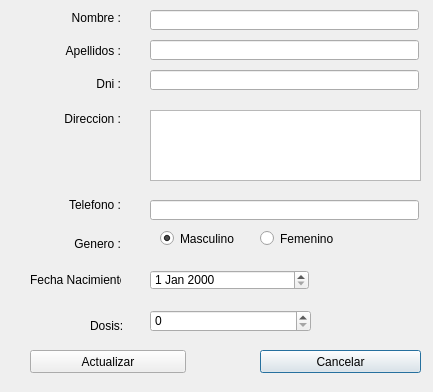
<?xml version="1.0" encoding="UTF-8"?>
<ui version="4.0">
 <class>FmrActualizarPaciente</class>
 <widget class="QDialog" name="FmrActualizarPaciente">
  <property name="geometry">
   <rect>
    <x>0</x>
    <y>0</y>
    <width>433</width>
    <height>392</height>
   </rect>
  </property>
  <property name="windowTitle">
   <string>Dialog</string>
  </property>
  <widget class="QRadioButton" name="rbFemenino">
   <property name="geometry">
    <rect>
     <x>260</x>
     <y>230</y>
     <width>82</width>
     <height>17</height>
    </rect>
   </property>
   <property name="text">
    <string>Femenino</string>
   </property>
  </widget>
  <widget class="QRadioButton" name="rbMasculino">
   <property name="geometry">
    <rect>
     <x>160</x>
     <y>230</y>
     <width>82</width>
     <height>17</height>
    </rect>
   </property>
   <property name="text">
    <string>Masculino</string>
   </property>
   <property name="checked">
    <bool>true</bool>
   </property>
  </widget>
  <widget class="QLabel" name="label">
   <property name="geometry">
    <rect>
     <x>30</x>
     <y>0</y>
     <width>91</width>
     <height>36</height>
    </rect>
   </property>
   <property name="text">
    <string>Nombre :</string>
   </property>
   <property name="alignment">
    <set>Qt::AlignRight|Qt::AlignTrailing|Qt::AlignVCenter</set>
   </property>
  </widget>
  <widget class="QLabel" name="label_2">
   <property name="geometry">
    <rect>
     <x>30</x>
     <y>30</y>
     <width>91</width>
     <height>41</height>
    </rect>
   </property>
   <property name="text">
    <string>Apellidos :</string>
   </property>
   <property name="alignment">
    <set>Qt::AlignRight|Qt::AlignTrailing|Qt::AlignVCenter</set>
   </property>
  </widget>
  <widget class="QLabel" name="label_3">
   <property name="geometry">
    <rect>
     <x>30</x>
     <y>60</y>
     <width>91</width>
     <height>48</height>
    </rect>
   </property>
   <property name="text">
    <string>Dni :</string>
   </property>
   <property name="alignment">
    <set>Qt::AlignRight|Qt::AlignTrailing|Qt::AlignVCenter</set>
   </property>
  </widget>
  <widget class="QLabel" name="label_5">
   <property name="geometry">
    <rect>
     <x>30</x>
     <y>90</y>
     <width>91</width>
     <height>57</height>
    </rect>
   </property>
   <property name="text">
    <string>Direccion :</string>
   </property>
   <property name="alignment">
    <set>Qt::AlignRight|Qt::AlignTrailing|Qt::AlignVCenter</set>
   </property>
  </widget>
  <widget class="QLineEdit" name="txtNombre">
   <property name="geometry">
    <rect>
     <x>150</x>
     <y>10</y>
     <width>269</width>
     <height>20</height>
    </rect>
   </property>
  </widget>
  <widget class="QLineEdit" name="txtApellidos">
   <property name="geometry">
    <rect>
     <x>150</x>
     <y>40</y>
     <width>269</width>
     <height>20</height>
    </rect>
   </property>
  </widget>
  <widget class="QLineEdit" name="txtDni">
   <property name="geometry">
    <rect>
     <x>150</x>
     <y>70</y>
     <width>269</width>
     <height>20</height>
    </rect>
   </property>
   <property name="maxLength">
    <number>8</number>
   </property>
  </widget>
  <widget class="QTextEdit" name="txtDireccion">
   <property name="geometry">
    <rect>
     <x>150</x>
     <y>110</y>
     <width>271</width>
     <height>71</height>
    </rect>
   </property>
  </widget>
  <widget class="QLabel" name="label_4">
   <property name="geometry">
    <rect>
     <x>30</x>
     <y>170</y>
     <width>91</width>
     <height>69</height>
    </rect>
   </property>
   <property name="text">
    <string>Telefono :</string>
   </property>
   <property name="alignment">
    <set>Qt::AlignRight|Qt::AlignTrailing|Qt::AlignVCenter</set>
   </property>
  </widget>
  <widget class="QLineEdit" name="txtTelefono">
   <property name="geometry">
    <rect>
     <x>150</x>
     <y>200</y>
     <width>269</width>
     <height>20</height>
    </rect>
   </property>
   <property name="maxLength">
    <number>9</number>
   </property>
  </widget>
  <widget class="QLabel" name="label_6">
   <property name="geometry">
    <rect>
     <x>30</x>
     <y>200</y>
     <width>91</width>
     <height>88</height>
    </rect>
   </property>
   <property name="text">
    <string>Genero :</string>
   </property>
   <property name="alignment">
    <set>Qt::AlignRight|Qt::AlignTrailing|Qt::AlignVCenter</set>
   </property>
  </widget>
  <widget class="QLabel" name="label_7">
   <property name="geometry">
    <rect>
     <x>30</x>
     <y>220</y>
     <width>91</width>
     <height>119</height>
    </rect>
   </property>
   <property name="text">
    <string>Fecha Nacimiento :</string>
   </property>
  </widget>
  <widget class="QDateEdit" name="deFechaNacimiento">
   <property name="geometry">
    <rect>
     <x>150</x>
     <y>270</y>
     <width>159</width>
     <height>20</height>
    </rect>
   </property>
  </widget>
  <widget class="QLabel" name="label_9">
   <property name="geometry">
    <rect>
     <x>90</x>
     <y>310</y>
     <width>91</width>
     <height>31</height>
    </rect>
   </property>
   <property name="text">
    <string>Dosis:</string>
   </property>
  </widget>
  <widget class="QSpinBox" name="sbDosis">
   <property name="geometry">
    <rect>
     <x>150</x>
     <y>310</y>
     <width>161</width>
     <height>22</height>
    </rect>
   </property>
  </widget>
  <widget class="QPushButton" name="cmdCancelar">
   <property name="geometry">
    <rect>
     <x>260</x>
     <y>350</y>
     <width>161</width>
     <height>23</height>
    </rect>
   </property>
   <property name="text">
    <string>Cancelar</string>
   </property>
  </widget>
  <widget class="QPushButton" name="cmdActualizar">
   <property name="geometry">
    <rect>
     <x>30</x>
     <y>350</y>
     <width>156</width>
     <height>23</height>
    </rect>
   </property>
   <property name="text">
    <string>Actualizar</string>
   </property>
  </widget>
 </widget>
 <resources/>
 <connections/>
</ui>
